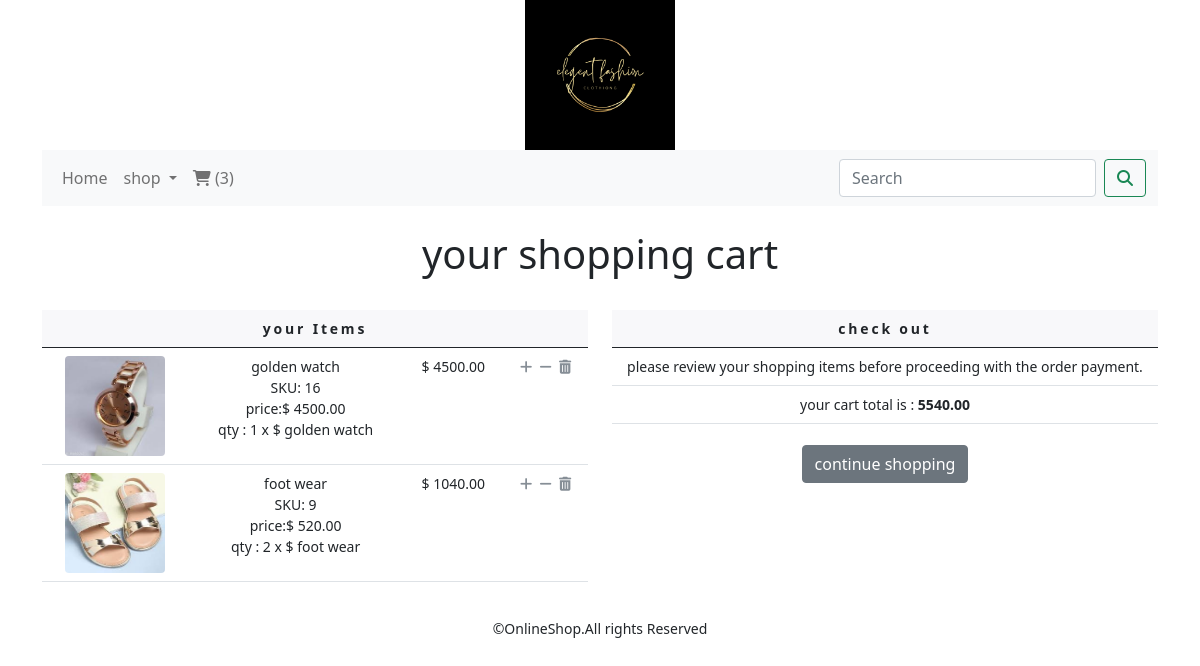
Page /cart/ on the committed database.
### cartapp/models.py (models this page shows)
class CartItem(models.Model):
    product=models.ForeignKey(Product,on_delete=models.CASCADE)
    cart=models.ForeignKey(Cart,on_delete=models.CASCADE,null=True)
    quantity=models.IntegerField()
    active=models.BooleanField(default=True)
    class Meta:
        db_table='CartItem'
    def sub_total(self):
        return self.product.price * self.quantity
    def __str__(self):
        return '{}'.format(self.product)

### shopapp/models.py (models this page shows, shortened)
class Product(models.Model):
    name=models.CharField(max_length=250,unique=True)
    slug = models.SlugField(max_length=250, unique=True)
    description = models.TextField(blank=True)
    price=models.DecimalField(max_digits=10,decimal_places=2)
    category=models.ForeignKey(Category,on_delete=models.CASCADE)
    image=models.ImageField(upload_to='product',blank=True)
    stock=models.IntegerField()
    available=models.BooleanField(default=True)
    created=models.DateTimeField(auto_now_add=True)
    updated=models.DateTimeField(auto_now=True)
    class Meta:
        ordering=('name',)
        verbose_name='product'
        verbose_name_plural='products'
    def __str__(self):
        return '{}'.format(self.name)

### cartapp/views.py (the view)
# urls.py: path('', views.cart_detail, name='cart_detail'),
def cart_detail(request,total=0,counter=0,cart_items=None):
    try:
        cart= Cart.objects.get(cart_id=_cart_id(request))
        cart_items=CartItem.objects.filter(cart=cart,active=True)
        for cart_item in cart_items:
            total += (cart_item.product.price * cart_item.quantity)
            counter += cart_item.quantity
    except ObjectDoesNotExist:
        pass
    return render(request,'cart.html',dict(cart_items=cart_items,total=total,counter=counter))

### cartapp/context_processors.py (called while the page is built)
def counter(request):
    item_count=0
    if 'admin' in request.path:
         return  {}
    else:
        try:
            cart=Cart.objects.filter(cart_id=_cart_id(request))
            cart_items=CartItem.objects.all().filter(cart=cart[:1])
            for cart_item in cart_items:
                item_count += cart_item.quantity
        except Cart.DoesNotExist:
            item_count=0
    return dict(item_count=item_count)

### cartapp/views.py (called while the page is built)
def _cart_id(request):
    cart=request.session.session_key
    if not cart:
        cart=request.session.create()
        return cart

### shopapp/context_processors.py (called while the page is built)
def menu_links(request):
    links=Category.objects.all()
    return dict(links=links)

### shopapp/models.py (called while the page is built)
    def get_url(self):
        return reverse('shopapp:product_by_category',args=[self.slug])

### templates/cart.html (shortened to what this page needs)
{% extends 'base.html'%}
{% load static %}
{% block content %}
{% if not cart_items %}
<div>
    <div class="text-center">
        <br>
        <h1 class="text-center my_title">
            your shopping cart is empty
        </h1>
        <br>
        <p class="text-center">
            please click <a href="{% url 'shopapp:allProdCat'  %}">Here</a> to continue shopping.
        </p>
    </div>
</div>
{% else %}
<div>
    <div class="text-center">
        <br>
        <h1 class="text-center my_title">
            your shopping cart
        </h1>
       <br>
    </div>
</div>
<div class="row mx_auto">
    <div class="col-12 col-sm-12 col-md-6 col-lg6 text-center">
        <table class="table my_custom_table">
              <thead class="my_custom_thead">
              <tr>
                 <th colspan="5">
                     your Items
                   </th>
              </tr>
              </thead>
            <tbody>
             {% for cart_item in cart_items %}
            <tr>
                <td>
                    <a href="cart_item.product.get_absolute_url"> <img src="{{cart_item.product.image.url}}" alt=""  style="width:100px;height:100px;" class="float-left rounded custom_image"></a>
                </td>
                <td class="text-left">
                    {{cart_item.product.name}}
                    <br>
                    SKU: {{cart_item.product.id}}
                    <br>
                    price:$ {{cart_item.product.price}}
                    <br>
                    qty : {{cart_item.quantity}} x $ {{cart_item}}
                </td>
                <td>
                    $ {{cart_item.sub_total}}
                </td>
                 {% if cart_item.quantity < cart_item.product.stock %}
                <td>
                     <a href="{% url 'cartapp:add_cart' cart_item.product.id  %}" class="custom_a"> <i class="fa fa-plus custom_icon"></i></a>
                    &nbsp;<a href="{% url 'cartapp:cart_remove' cart_item.product.id %}" class="custom_a"><i class="fa fa-minus custom_icon"></i></a>
                    &nbsp;<a href="{% url 'cartapp:full_remove' cart_item.product.id %}" class="custom_icon"><i class="fa fa-trash custom_icon"></i></a>
                </td>
                {% else %}
                 <td>
                    &nbsp;<a href="{% url 'cartapp:cart_remove' cart_item.product.id %}" class="custom_a"><i class="fa fa-minus custom_icon"></i></a>
                    &nbsp;<a href="% url 'cartapp:full_remove' cart_item.product.id %" class="custom_icon"><i class="fa fa-trash custom_icon"></i></a>
                </td>
                {% endif %}
            </tr>
            {% endfor %}
            </tbody>
        </table>
    </div>
    <div class="col-12 col-sm-12 col-md-6 col-lg-6 text-center">
        <table class="table my_custom_table">
            <thead class="my_custom_thead">
            <tr>
                <th>
                    check out
                </th>
            </tr>
            </thead>
            <tbody>
            <tr>
            <td>
                please review your shopping items before proceeding with the order payment.
            </td>
            </tr>
            <tr>
                <td class ="text-left">
                    your cart total is :<strong> {{total }}</strong>
                </td>
            </tr>
            </tbody>
        </table>
        <div class="mx_auto">
            <a href="{% url 'shopapp:allProdCat' %}" class="btn btn-secondary btn-block my_custom_button">continue shopping</a>
        </div>
    </div>
</div>
{% endif %}
{% endblock %}

### static/css/custom.css (style rules this page uses)
body { font-family: 'Roboto', sans-serif; }
.my_custom_table { min-width:400px; font-size:14px; }
.my_custom_thead { font-weight:normal; text_transform:uppercase; letter-spacing:.2em; background-color:#f8f8fa!important; }
.custom_a { text-decoration:none; }
.custom_icon { text_decoration:none; color:#868e96 !important; }
.my_custom_button { margin-top:5px; }

### rows in the picture
CartItem: product.image (picture), product.name "golden watch", product.id "16", product.price "4500.00", quantity "1", sub_total "4500.00"
CartItem: product.image (picture), product.name "foot wear", product.id "9", product.price "520.00", quantity "2", sub_total "1040.00"

### other values in the picture
{{ item_count }} "3"
{{ total }} "5540.00"
